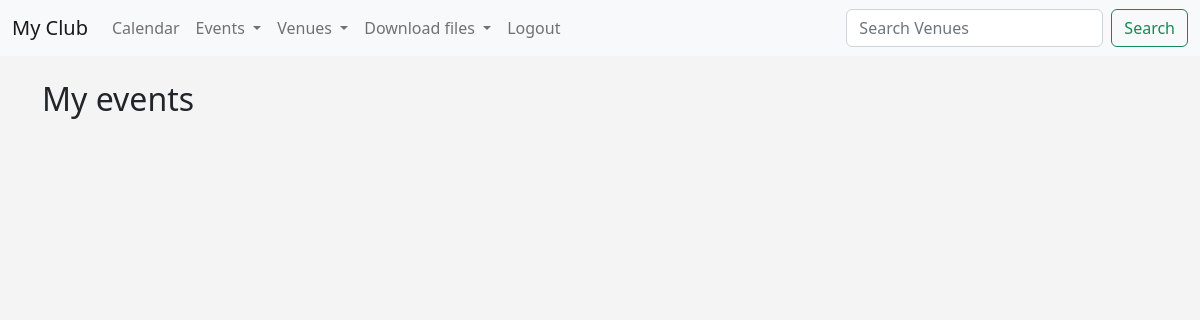
/my_events (signed in), run on an earlier commit of the app's database.
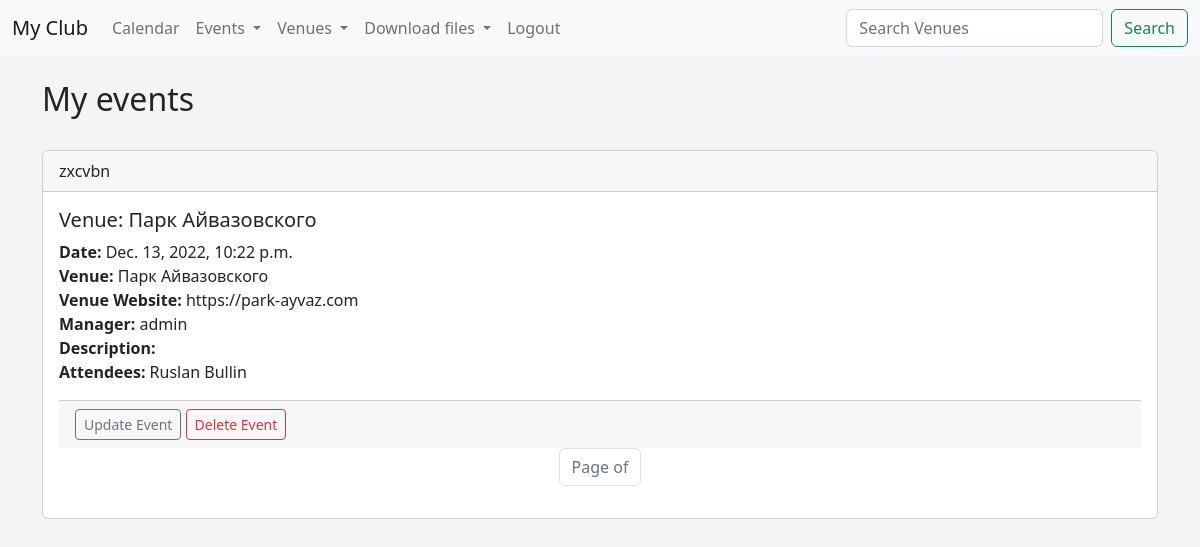
And on a later commit of the database.
### events/models.py (models this page shows)
class Event(models.Model):
    name = models.CharField('Event Name', max_length=120)
    event_date = models.DateTimeField('Event Date')
    venue = models.ForeignKey(Venue, on_delete=models.CASCADE, blank=True, null=True)
    manager = models.ForeignKey(User, blank=True, null=True, on_delete=models.SET_NULL)
    description = models.TextField(blank=True)
    attendees = models.ManyToManyField(MyClubUser, blank=True)
    def __str__(self):
        return self.name

class Venue(models.Model):
    name = models.CharField('Venue Name', max_length=120)
    address = models.CharField(max_length=300)
    zip_code = models.CharField('ZIp code', max_length=15)
    phone = models.CharField('Contact Phone', max_length=25, blank=True)
    web = models.URLField('Website Address', blank=True)
    email_address = models.EmailField('Email Address', blank=True)
    owner = models.IntegerField("Venue Owner", blank=False, default=1)
    def __str__(self):
        return self.name

class MyClubUser(models.Model):
    first_name = models.CharField(max_length=30)
    last_name = models.CharField(max_length=30)
    email = models.EmailField('User Email')
    def __str__(self):
        return self.first_name + ' ' + self.last_name

### events/views.py (the view)
# urls.py: path('my_events', views.my_events, name='my-events'),
def my_events(request):
    if request.user.is_authenticated:
        me = request.user.id
        events = Event.objects.filter(attendees=me)
        return render(request, 'events/my_events.html', {"events": events})
    else:
        messages.success(request, "You aren't authorized to view this page")
        return redirect('home')

### events/templates/events/my_events.html (shortened to what this page needs)
{% extends 'events/base.html' %}
{% block content %}
    <h2>My events</h2>
    <br>
{% for event in events %}
    <div class="card">
          <div class="card-header">
            {{ event }}
          </div>
          <div class="card-body">
            <h5 class="card-title">Venue: {{event.venue }}</h5>
            <p class="card-text">
            <strong>Date: </strong> {{event.event_date }}<br/>
            <strong>Venue: </strong> {{event.venue }}<br/>
            <strong>Venue Website: </strong>{{event.venue.web }}<br/>
            <strong>Manager: </strong>{{event.manager }}<br/>
            <strong>Description: </strong> {{event.decsription }} <br/>
            <strong>Attendees: </strong>
              {% for user in event.attendees.all %}
                {{ user }}<br/>
              {% endfor %}
            </p>
     {% if user.is_authenticated %}
        {% if user == event.manager %}
          <div class="card-footer text-muted">
          <a href="{% url 'update-event' event.id %}" class="btn btn-outline-secondary btn-sm"> Update Event</a>  <a href="{% url 'delete-event' event.id %}" class="btn btn-outline-danger btn-sm"> Delete Event</a>
          </div>
       {% endif %}
      {% endif %}
<nav aria-label="Page navigation example">
  <ul class="pagination justify-content-center">
          <li class="page-item disabled"><a href="#" class="page-link">Page {{ events.number }} of {{events.paginator.num_pages}}</a></li>
    </ul>
  </div>
 {% endfor %}
{% endblock %}

What changed in the data, as far as the page shows it:
added Event: name "zxcvbn", venue "Парк Айвазовского", event_date "Dec. 13, 2022, 10:22 p.m.", venue.web "https://park-ayvaz.com", manager "admin", shows "Update Event"
now on this page (row unchanged): MyClubUser: first_name+last_name "Ruslan Bullin"
